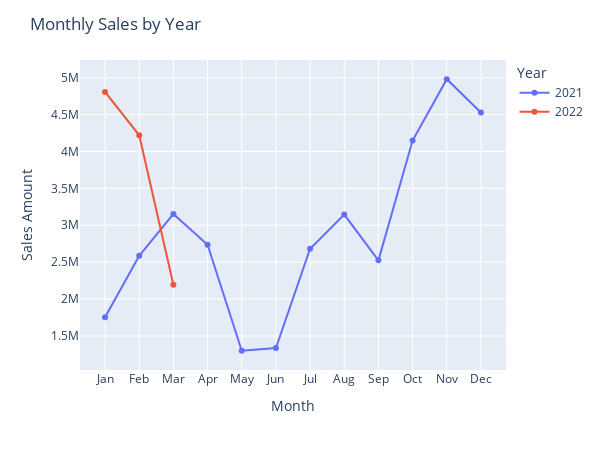

The code cell stored with this chart in its notebook:
### Code cell
# Define the correct order of months
month_order = ["Jan", "Feb", "Mar", "Apr", "May", "Jun",
               "Jul", "Aug", "Sep", "Oct", "Nov", "Dec"]

#Set 'Month' as a categorical column with the correct order
monthly_sales["Month"] = pd.Categorical(monthly_sales["Month"], categories=month_order, ordered=True)
monthly_sales = monthly_sales.sort_values(["Year", "Month"])
fig=px.line(
    monthly_sales,
    x="Month",
    y="Sales_Amount",
    markers=True,
    color="Year"
    
)

fig.update_layout(
    width=600,
    height=450,
    title="Monthly Sales by Year",
    xaxis_title="Month",
    yaxis_title="Sales Amount"
)

fig.show()
print()
fig.write_image("Monthly Sales by Year.png",height=400,width=600)
Image("Monthly Sales by Year.png")

### Figure 1 — Plotly figure (JSON) as saved in the notebook; plotly's stock layout.template omitted (floating-point values rounded to 4 significant figures)
{"data": [{"hovertemplate": "Year=2021<br>Month=%{x}<br>Sales_Amount=%{y}<extra></extra>", "legendgroup": "2021", "line": {"color": "#636efa", "dash": "solid"}, "marker": {"symbol": "circle"}, "mode": "lines+markers", "name": "2021", "orientation": "v", "showlegend": true, "type": "scatter", "x": ["Jan", "Feb", "Mar", "Apr", "May", "Jun", "Jul", "Aug", "Sep", "Oct", "Nov", "Dec"], "xaxis": "x", "y": [1753000.0, 2586000.0, 3153000.0, 2737000.0, 1300000.0, 1338000.0, 2683000.0, 3144000.0, 2524000.0, 4147000.0, 4978000.0, 4527000.0], "yaxis": "y"}, {"hovertemplate": "Year=2022<br>Month=%{x}<br>Sales_Amount=%{y}<extra></extra>", "legendgroup": "2022", "line": {"color": "#EF553B", "dash": "solid"}, "marker": {"symbol": "circle"}, "mode": "lines+markers", "name": "2022", "orientation": "v", "showlegend": true, "type": "scatter", "x": ["Jan", "Feb", "Mar"], "xaxis": "x", "y": [4805000.0, 4218000.0, 2195000.0], "yaxis": "y"}], "layout": {"height": 450, "legend": {"title": {"text": "Year"}, "tracegroupgap": 0}, "margin": {"t": 60}, "title": {"text": "Monthly Sales by Year"}, "width": 600, "xaxis": {"anchor": "y", "autorange": true, "domain": [0, 1], "range": [-0.7336, 11.73], "title": {"text": "Month"}, "type": "category"}, "yaxis": {"anchor": "x", "autorange": true, "domain": [0, 1], "range": [1039000.0, 5238000.0], "title": {"text": "Sales Amount"}, "type": "linear"}}}
